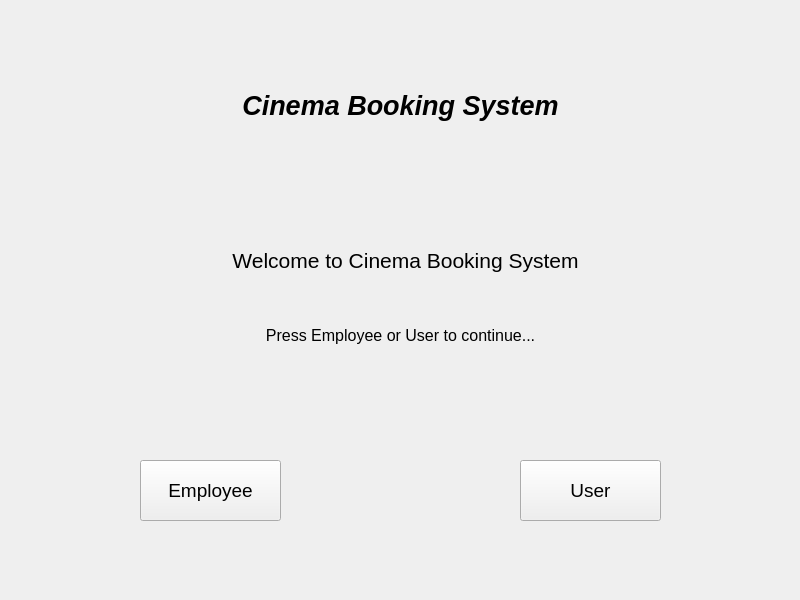
<?xml version="1.0" encoding="UTF-8"?>
<ui version="4.0">
 <class>MainWindow</class>
 <widget class="QMainWindow" name="MainWindow">
  <property name="geometry">
   <rect>
    <x>0</x>
    <y>0</y>
    <width>800</width>
    <height>600</height>
   </rect>
  </property>
  <property name="windowTitle">
   <string>MainWindow</string>
  </property>
  <widget class="QWidget" name="centralwidget">
   <widget class="QPushButton" name="userBtn">
    <property name="geometry">
     <rect>
      <x>520</x>
      <y>460</y>
      <width>141</width>
      <height>61</height>
     </rect>
    </property>
    <property name="font">
     <font>
      <pointsize>14</pointsize>
     </font>
    </property>
    <property name="text">
     <string>User</string>
    </property>
   </widget>
   <widget class="QLabel" name="label_6">
    <property name="geometry">
     <rect>
      <x>170</x>
      <y>200</y>
      <width>471</width>
      <height>121</height>
     </rect>
    </property>
    <property name="font">
     <font>
      <pointsize>16</pointsize>
     </font>
    </property>
    <property name="text">
     <string>Welcome to Cinema Booking System</string>
    </property>
    <property name="alignment">
     <set>Qt::AlignCenter</set>
    </property>
   </widget>
   <widget class="QLabel" name="label">
    <property name="geometry">
     <rect>
      <x>200</x>
      <y>50</y>
      <width>401</width>
      <height>111</height>
     </rect>
    </property>
    <property name="font">
     <font>
      <pointsize>20</pointsize>
      <italic>true</italic>
      <bold>true</bold>
     </font>
    </property>
    <property name="text">
     <string>Cinema Booking System</string>
    </property>
    <property name="alignment">
     <set>Qt::AlignCenter</set>
    </property>
   </widget>
   <widget class="QPushButton" name="empBtn">
    <property name="geometry">
     <rect>
      <x>140</x>
      <y>460</y>
      <width>141</width>
      <height>61</height>
     </rect>
    </property>
    <property name="font">
     <font>
      <pointsize>14</pointsize>
     </font>
    </property>
    <property name="text">
     <string>Employee</string>
    </property>
   </widget>
   <widget class="QLabel" name="label_7">
    <property name="geometry">
     <rect>
      <x>220</x>
      <y>290</y>
      <width>361</width>
      <height>91</height>
     </rect>
    </property>
    <property name="font">
     <font>
      <pointsize>12</pointsize>
     </font>
    </property>
    <property name="text">
     <string>Press Employee or User to continue...</string>
    </property>
    <property name="alignment">
     <set>Qt::AlignCenter</set>
    </property>
   </widget>
  </widget>
 </widget>
 <resources/>
 <connections/>
</ui>
